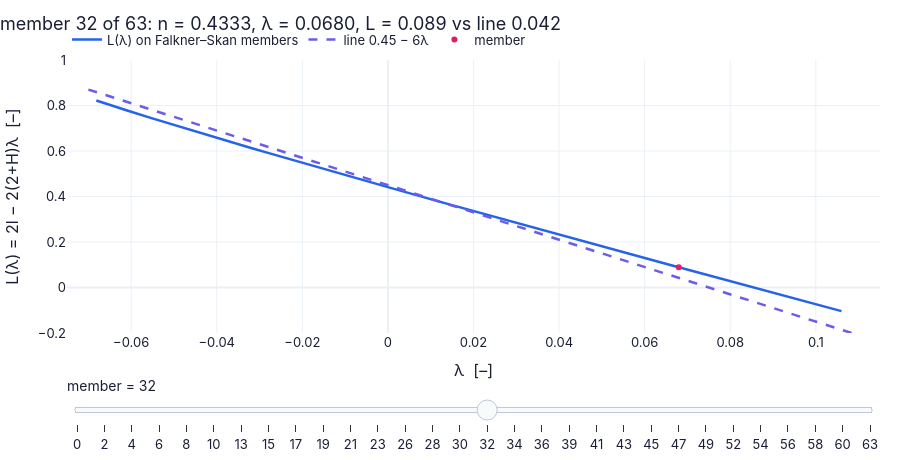

Write notebook code for a chart like this one.
### Markdown cell above
> ⚠️ **Common confusion (traps in `D10`):** The fit is *not* exact for Falkner–Skan; two separation thresholds (−0.0681 exact, −0.09 Thwaites); l(λ) is undefined beyond the fold.

### Code cell
lamF = tab7["lam"]; LF = tab7["L"]                               # the family: lambda and L(lambda) at every member
order_ = np.argsort(lamF); lam_sorted, L_sorted = lamF[order_], LF[order_]
mem = np.linspace(0, len(lamF) - 1, 30 if not FAST else 12).astype(int)   # which members the slider visits
line_x = np.linspace(-0.07, 0.11, 50)   # sample points


def frame(i):                                                    # curves for the highlighted member i
    i = int(i)
    return {"L(λ) on Falkner–Skan members": (lam_sorted, L_sorted),   # the values for this call
            "line 0.45 − 6λ": (line_x, 0.45 - 6*line_x),
            "member": ([lamF[i]], [LF[i]])}


fig = slider_figure(frame, "member", mem, unit="", xlabel="λ  [–]", ylabel="L(λ) = 2l − 2(2+H)λ  [–]", title="",   # one figure whose curves follow the slider; every position precomputed (P17)
                    xrange=[-0.075, 0.115], yrange=[-0.2, 1.0], modes={"member": "markers"})
recolor(fig, {"L(λ) on Falkner–Skan members": COLORS["blue"], "line 0.45 − 6λ": COLORS["accent"], "member": COLORS["rose"]}, dashes={"line 0.45 − 6λ": "dash"})   # colours by meaning
step_titles(fig, [f"member {int(i)} of {len(lamF) - 1}: n = {tab7['m'][int(i)]:.4f}, λ = {lamF[int(i)]:.4f}, L = {LF[int(i)]:.3f} vs line {0.45 - 6*lamF[int(i)]:.3f}" for i in mem])   # a title with numbers for every slider position
fig.show()                                                       # drag the member index: the rose dot walks along the family
